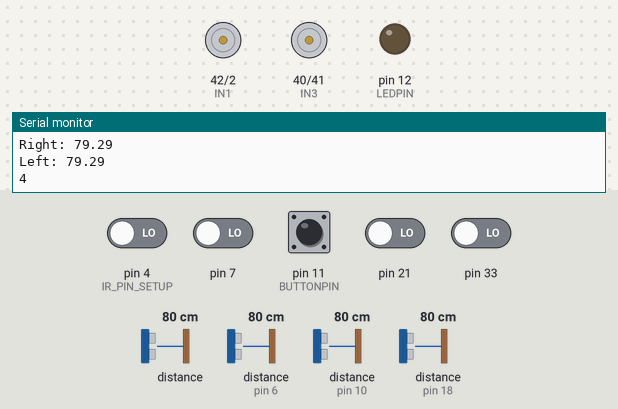
A sketch run on a simulated Arduino Mega 2560, built for the host (arithmetic inside an expression is 32-bit, double 64-bit). On the bench: motor-driver pin pairs drawn as motors (green arrow = first pin HIGH = forward, orange = second pin HIGH = backward, longer = more drive, scaled by the enable pin), output pins drawn as LEDs (lit = HIGH), the last lines printed to the serial monitor. Inputs (shaded band) come from the test bench; at power-on: pin 11 (BUTTONPIN) HIGH, pin 4 (IR_PIN_SETUP), pin 7, pin 21, pin 33 LOW, distance to the obstacle 80 cm, distance to the obstacle (sensors on pin 6, pin 10, pin 18) 80 cm. The echo pulse lasts 58.3 µs per cm; pins used as bus, display or sensor lines are not drawn.

Above: at 7.2 s.
7.3 s: distance to the obstacle (sensor 0) set to 62 cm
10.3 s: distance to the obstacle (sensor 0) set to 57 cm
12.0 s: distance to the obstacle (sensor 0) set to 47 cm
At 12.6 s:
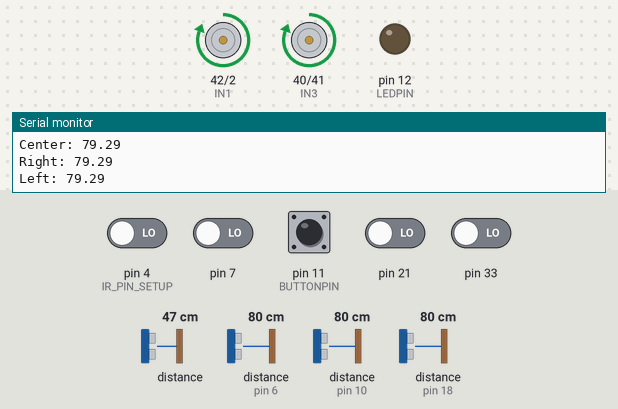
13.6 s: distance to the obstacle (sensor 0) set to 60 cm
At 13.88 s:
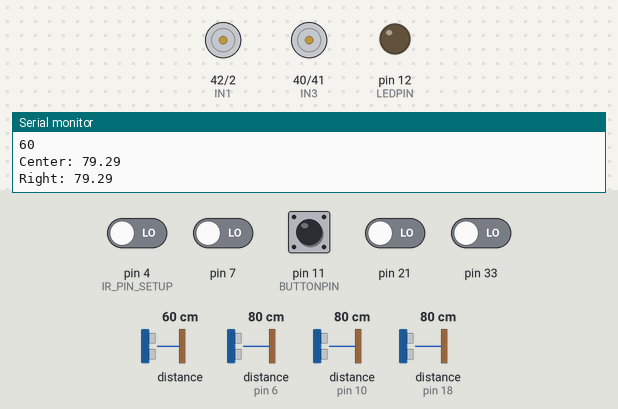
16.6 s: distance to the obstacle (sensor on pin 6) set to 57 cm
19.6 s: distance to the obstacle (sensor on pin 6) set to 48 cm
Timing chart, 0 to 22.6 s (numbered marks = the images above; inputs shaded):
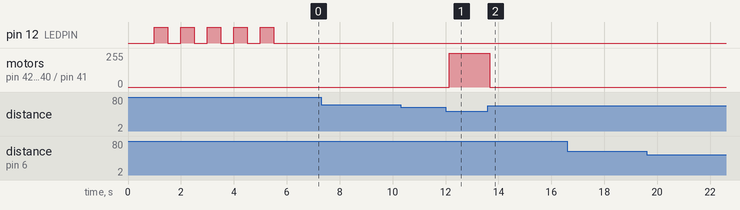

The sketch:

BlockpushFinal.ino
```cpp
#include <QTRSensors.h>// Library for IR sensors
#include <Wire.h> // i2c communication
#include <VL53L1X.h> // POLOLU tof sensor library

// DO NOT USE PINS 15,16, 8, 3
// 15 and 16 are used for flash
//pin 4 is input ONLY

//ultrasonic sensor pins
int echol = 10;
int trigl = 9;
int echoc = 18;
int trigc = 17;
int echor = 6;
int trigr = 5;
//Time of flight varibles
VL53L1X tof_sensor; //time of flight sensor
int tof_reading;

//H-bridge pins (motor control)
#define ENA 1
#define ENB 39
#define IN1 42 //purple
#define IN2 2 //light gray
#define IN3 40 //white
#define IN4 41//black
#define LEDPIN 12
#define BUTTONPIN 11

// Pins for Tslots:
// 6 Brown LED and 7 Black Transistor output
#define scl 19
#define sda 20
//speed of robot maybe add dif. speeds
#define carspeed 120
#define ramspeed 220

//initial distances on sensors are zero
int rightdistance = 0, leftdistance = 0, centerdistance = 0;
int tof_centerdistance;
int US_THRESHOLD = 50; // ********************************************THRESHHOLD!!!!!!!!!
int rotCnt;// rotation counter go forward after 14
bool dir = 0;
int TIMEOUT = 7000; // ultrasonic timeout

// IR sensor setup
QTRSensors qtr;
const uint8_t SensorCount = 4;
uint16_t sensorValues[SensorCount];
volatile int customSpeed;
//IR Sensor pins ********************************************
//int LeftFrontIRPin = 7;
//int RightFrontIRPin = 4;
//int LeftBackIRPin = 21;
//int RightBackIRPin =33;

// non blocking nav delay
long int motorStartTime;
long int currentMotorTime;
long int turnStart;
long int turnCurrent;
long int stopTime;
long int currentStop;
bool movingForward, movingRight, movingLeft,isStopped = false;
bool isDetecting;
// ************************************************************delay knobs to be adjusted
int forwardDelay = 100; // delay for motor control
int turnDelay = 50;
int stopDelay = 80;
int tofThreshold = 60;
//direction functions
int previousTime; // pushbutton timer
//***************************************************************************************Motor Functions************************************************
void forward(int cspeed) {
  digitalWrite(IN1, HIGH);
  digitalWrite(IN2, LOW);
  digitalWrite(IN3, HIGH);
  digitalWrite(IN4, LOW);
  analogWrite(ENA, cspeed);
  analogWrite(ENB, cspeed);
  // Serial.println("forward");
}
void ram() {
  digitalWrite(IN1, HIGH);
  digitalWrite(IN2, LOW);
  digitalWrite(IN3, HIGH);
  digitalWrite(IN4, LOW);
  analogWrite(ENA, ramspeed);
  analogWrite(ENB, ramspeed);
  // Serial.println("forward");
}
void back() {
  digitalWrite(IN1, LOW);
  digitalWrite(IN2, HIGH);
  digitalWrite(IN3, LOW);
  digitalWrite(IN4, HIGH);
  analogWrite(ENA, carspeed);
  analogWrite(ENB, carspeed);
  //Serial.println("back");
}

void right() {
  digitalWrite(IN1, HIGH);
  digitalWrite(IN2, LOW);
  digitalWrite(IN3, LOW);
  digitalWrite(IN4, HIGH);
  analogWrite(ENA, carspeed);
  analogWrite(ENB, carspeed);
  //Serial.println("right");
}

void left() {
  digitalWrite(IN1, LOW);
  digitalWrite(IN2, HIGH);
  digitalWrite(IN3, HIGH);
  digitalWrite(IN4, LOW);
  analogWrite(ENA, carspeed);
  analogWrite(ENB, carspeed);
  //Serial.println("left");
}

void stopp() {
  digitalWrite(IN1, LOW);
  digitalWrite(IN2, LOW);
  digitalWrite(IN3, LOW);
  digitalWrite(IN4, LOW);
  digitalWrite(ENA, LOW);
  digitalWrite(ENB, LOW);
}
void motorBuffer()
{
  digitalWrite(IN1, LOW);
  digitalWrite(IN2, LOW);
  digitalWrite(IN3, LOW);
  digitalWrite(IN4, LOW);
  digitalWrite(ENA, LOW);
  digitalWrite(ENB, LOW);
  delay(10);
}
/*
void fine_delay() {
  delay(150);
  stopp();

}
*/
//***********************************************************************************IR sensor detection function**************************************************
void detection()
{
  qtr.read(sensorValues);
  /*
    Serial.print("Front Left IR sensor: ");
    Serial.println(sensorValues[0]);
    Serial.print("Front Right IR sensor: ");
    Serial.println(sensorValues[1]);
    Serial.print("Back Right IR sensor: ");
    Serial.println(sensorValues[2]);
    Serial.print("Back Left IR sensor: ");
    Serial.println(sensorValues[3]);
    delay(500);
    */
  if (sensorValues[0] < 100 || sensorValues[1] < 100) // front 2 sensors
  {
    back();
    delay(200);

  }
  else if (sensorValues[2] < 100 || sensorValues[3] < 100)// back 2 sensors
  {
    forward(ramspeed);
    delay(200);
    isDetecting = false;
  }
}
//***********************************************************************************Object Detection Sensor Fucntions********************************************************************************
//Time of Flight sensor Function
int tof_detect(){
  tof_reading = tof_sensor.readRangeSingleMillimeters() / 10; //in cm
  return (int) tof_reading;
}

//ultrasonic left sensor function
int distance_left() {
  digitalWrite(trigl, LOW);
  delayMicroseconds(2);
  digitalWrite(trigl, HIGH);
  delayMicroseconds(10);
  digitalWrite(trigl, LOW);
  float left_distance = pulseIn(echol, HIGH, TIMEOUT);
  left_distance = (left_distance * 0.034) / 2;
  Serial.print("Left: ");
  Serial.println(left_distance);
  return (int)left_distance;
}

//ultrasonic center sensor function
int distance_center() {
  digitalWrite(trigc, LOW);
  delayMicroseconds(2);
  digitalWrite(trigc, HIGH);
  delayMicroseconds(10);
  digitalWrite(trigc, LOW);
  float center_distance = pulseIn(echoc, HIGH, TIMEOUT);
  center_distance = (center_distance * 0.034) / 2;
  Serial.print("Center: ");
  Serial.println(center_distance);
  return (int)center_distance;
}

//ultrasonic right sensor function
int distance_right() {
  digitalWrite(trigr, LOW);
  delayMicroseconds(2);
  digitalWrite(trigr, HIGH);
  delayMicroseconds(10);
  digitalWrite(trigr, LOW);
  float right_distance = pulseIn(echor, HIGH, TIMEOUT);
  right_distance = (right_distance * 0.034) / 2;
  Serial.print("Right: ");
  Serial.println(right_distance);
  return (int)right_distance;
}

void setup() {// ***********************************************************************************************************

  Serial.begin(115200);

  //initializing time of flight sensor
  Wire.begin(19, 20);// might need to set actual pins used
  tof_sensor.init();
  //  tof_sensor.setTimeout(60); // tof sensor timeout

  //initializing ultrasonic pins
  pinMode(echol, INPUT);
  pinMode(trigl, OUTPUT);
  pinMode(echoc, INPUT);
  pinMode(trigc, OUTPUT);
  pinMode(echor, INPUT);
  pinMode(trigr, OUTPUT);
  //initiallizing h-bridge pins
  pinMode(IN1, OUTPUT);
  pinMode(IN2, OUTPUT);
  pinMode(IN3, OUTPUT);
  pinMode(IN4, OUTPUT);
  pinMode(ENA, OUTPUT);
  pinMode(ENB, OUTPUT);
  pinMode(LEDPIN, OUTPUT);

  pinMode(BUTTONPIN, INPUT);
  //stop();

  //IR pins
  pinMode(4, INPUT); // IR PIN SETUP
  pinMode(7, INPUT);
  pinMode(33, INPUT);
  pinMode(21, INPUT);
  // IR sensor setup
  qtr.setTypeRC();
  qtr.setSensorPins((const uint8_t[]) {7, 4, 33, 21}, SensorCount);// start with top left IR sensor and go clockwise
  int countdown = 0;
  //*********************************************************** Start button *********************************************************
  while (!digitalRead(BUTTONPIN))
  {
    Serial.println(digitalRead(BUTTONPIN)); // is currently floating
  }
  while (countdown <= 5)
  {
    unsigned long currentTime = millis();
    if ((currentTime - previousTime) >= 1000)
    {
      previousTime = currentTime;
      countdown = countdown + 1;
      digitalWrite(LEDPIN, HIGH);
    }
    else if ((currentTime - previousTime) >= 500)
    {
      digitalWrite(LEDPIN, LOW);
    }
  }
  digitalWrite(LEDPIN, LOW);
  //********************************************************** Start button **********************************************************
  rotCnt = 0;
  motorStartTime = -200;
  stopTime = -200;
  turnStart = -200;
  isStopped = true;
  movingForward = false;
  movingRight = false;
  customSpeed = carspeed;
}

void loop() // **************************************************************************************************************
{
  currentMotorTime = millis();
  turnCurrent = millis();// extra timers
  currentStop = millis();

  tof_centerdistance = tof_detect();
  Serial.println(tof_centerdistance);
  centerdistance = distance_center();
  rightdistance = distance_right();
  leftdistance = distance_left();
  detection();

  // DELETE ME!!
  /*
  centerdistance = 0;
  rightdistance = 0;
  leftdistance = 0;
  */
  if (tof_centerdistance < 50)
  {
    customSpeed = ramspeed;

  }
  if (centerdistance <= US_THRESHOLD && centerdistance !=0 || (tof_centerdistance < tofThreshold && tof_centerdistance !=0))
  {
    if (!movingForward || (currentMotorTime - motorStartTime) > forwardDelay)
    {
      movingLeft = false;
      movingRight = false;
      movingForward = true;
      isStopped = false;
      forward(customSpeed);
      Serial.print("speed: ");
      Serial.println(customSpeed);
      motorStartTime = millis();
    }
    rotCnt = 0;
    //Serial.println("Count reset");
  }
  else if (leftdistance <= US_THRESHOLD && leftdistance !=0)
  {
    if (!movingRight || (turnCurrent - turnStart) > turnDelay)
    {
      motorBuffer();
      movingLeft = true;
      movingRight = true;
      movingForward = false;
      isStopped = false;
      //stopp(); // added stop
      right();
      turnStart = millis();
    }
    //rotCnt = 0;
  }
  else if (rightdistance <= US_THRESHOLD && rightdistance !=0)
  {
    if (!movingRight || (turnCurrent - turnStart) > turnDelay)
    {
      motorBuffer();
      movingLeft = false;
      movingRight = true;
      movingForward = false;
      isStopped = false;
      //motorBuffer(); // added stop
      left();
      turnStart = millis();
    }
    //rotCnt = 0;
  }
  else if (rotCnt >= 13) // Rotation change code
  {
    if (!movingForward || (currentMotorTime - motorStartTime) > forwardDelay)
    {
      motorBuffer();
      movingLeft = false;
      movingRight = false;
      movingForward = true;
      isStopped = false;
      forward(customSpeed);
      motorStartTime = millis();
    }
    rotCnt = 0;
    //Serial.println("dir has changed");
  }
    else
    {
      if((turnCurrent - turnStart > turnDelay) && movingRight)
      {
        if(!isStopped)
        {
          isStopped = true;
          stopp();
          stopTime = millis();
        }
        else if(currentStop - stopTime > stopDelay)
        {
          movingRight = false;
        }
      }
      else if (!movingRight || (turnCurrent - turnStart) > turnDelay)//turn delay is 100
      {
        movingRight = true;
        movingForward = false;
        isStopped = false;
        right(); // start turn
        turnStart = millis(); // start timer
        customSpeed = carspeed;
        rotCnt = rotCnt + 1;
      }
      Serial.println(rotCnt);
      }
  detection();
}
```

Measured:
- the behaviour switches between 50 and 49 cm on distance to the obstacle (sensor 0) (found by bisection; images 0 and 1)
- after the input at 12.0 s, motor on pin 42 (IN1) / pin 2 (IN2), motor on pin 40 (IN3) / pin 41 (IN4): stopped → forward 255/255 after 0.15 s
- after the input at 13.6 s, motor on pin 42 (IN1) / pin 2 (IN2), motor on pin 40 (IN3) / pin 41 (IN4): forward 255/255 → stopped after 0.07 s
